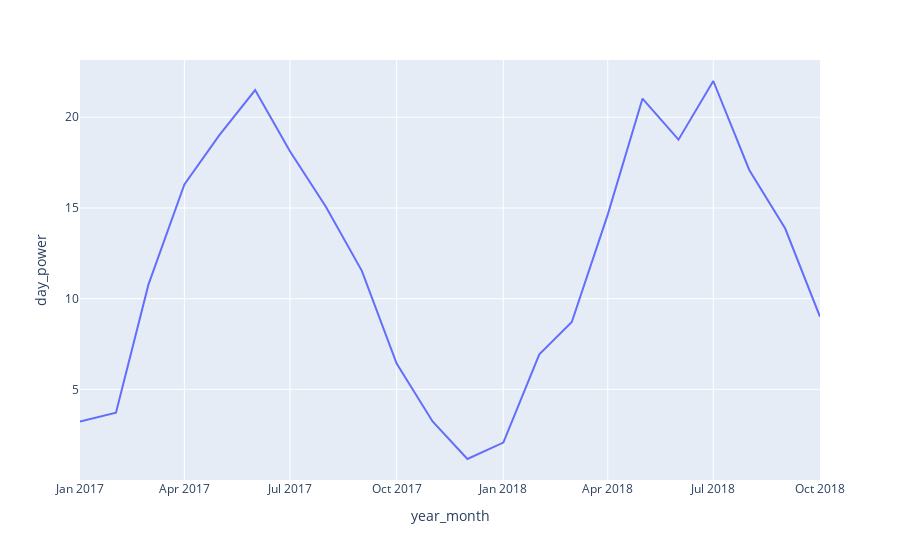

Write notebook code for a chart like this one.
### Code cell
sol['year_month'] = sol['year_month'].astype('str')

lin = px.line(data_frame=sol, 
              x='year_month', 
              y='day_power')

lin

### Figure 1 — Plotly figure (JSON) as saved in the notebook; plotly's stock layout.template omitted (floating-point values rounded to 4 significant figures)
{"data": [{"hovertemplate": "year_month=%{x}<br>day_power=%{y}<extra></extra>", "legendgroup": "", "line": {"color": "#636efa", "dash": "solid"}, "marker": {"symbol": "circle"}, "mode": "lines", "name": "", "orientation": "v", "showlegend": false, "type": "scatter", "x": ["2017-01", "2017-02", "2017-03", "2017-04", "2017-05", "2017-06", "2017-07", "2017-08", "2017-09", "2017-10", "2017-11", "2017-12", "2018-01", "2018-02", "2018-03", "2018-04", "2018-05", "2018-06", "2018-07", "2018-08", "2018-09", "2018-10"], "xaxis": "x", "y": [3.233, 3.714, 10.77, 16.3, 19, 21.5, 18.13, 15.06, 11.53, 6.419, 3.233, 1.161, 2.065, 6.929, 8.71, 14.63, 21.03, 18.77, 22, 17.1, 13.87, 9], "yaxis": "y"}], "layout": {"legend": {"tracegroupgap": 0}, "margin": {"t": 60}, "xaxis": {"anchor": "y", "domain": [0, 1], "title": {"text": "year_month"}}, "yaxis": {"anchor": "x", "domain": [0, 1], "title": {"text": "day_power"}}}}
